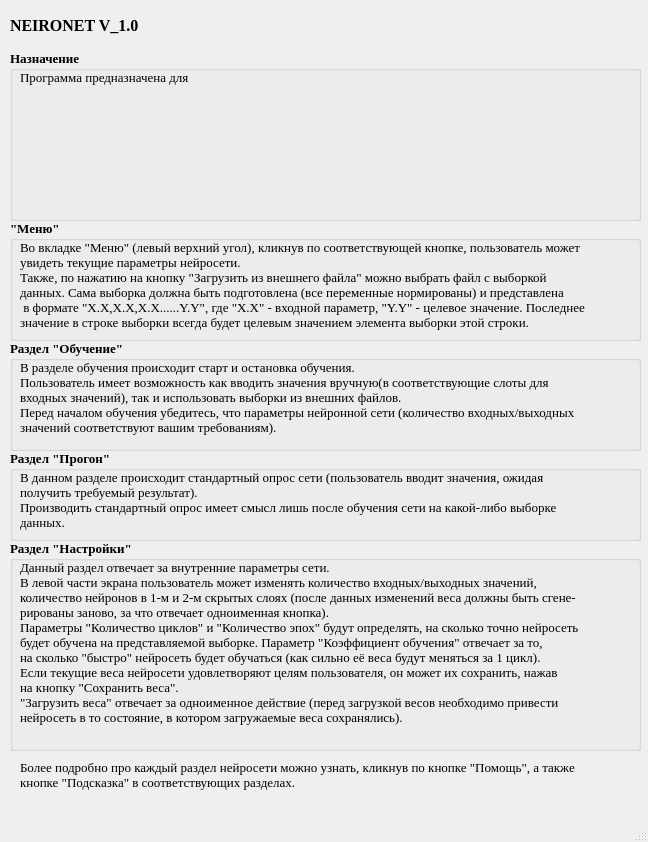
<?xml version="1.0" encoding="UTF-8"?>
<ui version="4.0">
 <class>MainWindow</class>
 <widget class="QMainWindow" name="MainWindow">
  <property name="geometry">
   <rect>
    <x>0</x>
    <y>0</y>
    <width>648</width>
    <height>842</height>
   </rect>
  </property>
  <property name="windowTitle">
   <string>О программе</string>
  </property>
  <property name="windowIcon">
   <iconset>
    <normaloff>resources/icon.png</normaloff>resources/icon.png</iconset>
  </property>
  <widget class="QWidget" name="centralwidget">
   <widget class="QGroupBox" name="groupBox">
    <property name="geometry">
     <rect>
      <x>10</x>
      <y>50</y>
      <width>631</width>
      <height>171</height>
     </rect>
    </property>
    <property name="font">
     <font>
      <family>Times New Roman</family>
      <pointsize>10</pointsize>
      <weight>75</weight>
      <bold>true</bold>
     </font>
    </property>
    <property name="title">
     <string>Назначение</string>
    </property>
    <widget class="QLabel" name="label">
     <property name="geometry">
      <rect>
       <x>10</x>
       <y>20</y>
       <width>611</width>
       <height>141</height>
      </rect>
     </property>
     <property name="font">
      <font>
       <weight>50</weight>
       <bold>false</bold>
      </font>
     </property>
     <property name="text">
      <string>Программа предназначена для </string>
     </property>
     <property name="alignment">
      <set>Qt::AlignLeading|Qt::AlignLeft|Qt::AlignTop</set>
     </property>
    </widget>
   </widget>
   <widget class="QLabel" name="label_2">
    <property name="geometry">
     <rect>
      <x>10</x>
      <y>0</y>
      <width>321</width>
      <height>51</height>
     </rect>
    </property>
    <property name="font">
     <font>
      <family>Times New Roman</family>
      <pointsize>12</pointsize>
      <weight>75</weight>
      <bold>true</bold>
     </font>
    </property>
    <property name="text">
     <string>NEIRONET V_1.0</string>
    </property>
   </widget>
   <widget class="QGroupBox" name="groupBox_2">
    <property name="geometry">
     <rect>
      <x>10</x>
      <y>340</y>
      <width>631</width>
      <height>111</height>
     </rect>
    </property>
    <property name="font">
     <font>
      <family>Times New Roman</family>
      <pointsize>10</pointsize>
      <weight>75</weight>
      <bold>true</bold>
     </font>
    </property>
    <property name="title">
     <string>Раздел &quot;Обучение&quot;</string>
    </property>
    <widget class="QLabel" name="label_3">
     <property name="geometry">
      <rect>
       <x>10</x>
       <y>20</y>
       <width>611</width>
       <height>81</height>
      </rect>
     </property>
     <property name="font">
      <font>
       <weight>50</weight>
       <bold>false</bold>
      </font>
     </property>
     <property name="text">
      <string>В разделе обучения происходит старт и остановка обучения.
Пользователь имеет возможность как вводить значения вручную(в соответствующие слоты для
входных значений), так и использовать выборки из внешних файлов.
Перед началом обучения убедитесь, что параметры нейронной сети (количество входных/выходных
значений соответствуют вашим требованиям).</string>
     </property>
     <property name="alignment">
      <set>Qt::AlignLeading|Qt::AlignLeft|Qt::AlignTop</set>
     </property>
    </widget>
   </widget>
   <widget class="QGroupBox" name="groupBox_3">
    <property name="geometry">
     <rect>
      <x>10</x>
      <y>220</y>
      <width>631</width>
      <height>121</height>
     </rect>
    </property>
    <property name="font">
     <font>
      <family>Times New Roman</family>
      <pointsize>10</pointsize>
      <weight>75</weight>
      <bold>true</bold>
     </font>
    </property>
    <property name="title">
     <string>&quot;Меню&quot;</string>
    </property>
    <widget class="QLabel" name="label_4">
     <property name="geometry">
      <rect>
       <x>10</x>
       <y>20</y>
       <width>611</width>
       <height>101</height>
      </rect>
     </property>
     <property name="font">
      <font>
       <weight>50</weight>
       <bold>false</bold>
      </font>
     </property>
     <property name="text">
      <string>Во вкладке &quot;Меню&quot; (левый верхний угол), кликнув по соответствующей кнопке, пользователь может
увидеть текущие параметры нейросети.
Также, по нажатию на кнопку &quot;Загрузить из внешнего файла&quot; можно выбрать файл с выборкой
данных. Сама выборка должна быть подготовлена (все переменные нормированы) и представлена
 в формате &quot;X.X,X.X,X.X......Y.Y&quot;, где &quot;X.X&quot; - входной параметр, &quot;Y.Y&quot; - целевое значение. Последнее
значение в строке выборки всегда будет целевым значением элемента выборки этой строки.
</string>
     </property>
     <property name="alignment">
      <set>Qt::AlignLeading|Qt::AlignLeft|Qt::AlignTop</set>
     </property>
    </widget>
   </widget>
   <widget class="QGroupBox" name="groupBox_4">
    <property name="geometry">
     <rect>
      <x>10</x>
      <y>450</y>
      <width>631</width>
      <height>91</height>
     </rect>
    </property>
    <property name="font">
     <font>
      <family>Times New Roman</family>
      <pointsize>10</pointsize>
      <weight>75</weight>
      <bold>true</bold>
     </font>
    </property>
    <property name="title">
     <string>Раздел &quot;Прогон&quot;</string>
    </property>
    <widget class="QLabel" name="label_5">
     <property name="geometry">
      <rect>
       <x>10</x>
       <y>20</y>
       <width>611</width>
       <height>71</height>
      </rect>
     </property>
     <property name="font">
      <font>
       <weight>50</weight>
       <bold>false</bold>
      </font>
     </property>
     <property name="text">
      <string>В данном разделе происходит стандартный опрос сети (пользователь вводит значения, ожидая
получить требуемый результат).
Производить стандартный опрос имеет смысл лишь после обучения сети на какой-либо выборке
данных.</string>
     </property>
     <property name="alignment">
      <set>Qt::AlignLeading|Qt::AlignLeft|Qt::AlignTop</set>
     </property>
    </widget>
   </widget>
   <widget class="QGroupBox" name="groupBox_5">
    <property name="geometry">
     <rect>
      <x>10</x>
      <y>540</y>
      <width>631</width>
      <height>211</height>
     </rect>
    </property>
    <property name="font">
     <font>
      <family>Times New Roman</family>
      <pointsize>10</pointsize>
      <weight>75</weight>
      <bold>true</bold>
     </font>
    </property>
    <property name="title">
     <string>Раздел &quot;Настройки&quot;</string>
    </property>
    <widget class="QLabel" name="label_6">
     <property name="geometry">
      <rect>
       <x>10</x>
       <y>20</y>
       <width>611</width>
       <height>181</height>
      </rect>
     </property>
     <property name="font">
      <font>
       <weight>50</weight>
       <bold>false</bold>
      </font>
     </property>
     <property name="text">
      <string>Данный раздел отвечает за внутренние параметры сети.
В левой части экрана пользователь может изменять количество входных/выходных значений,
количество нейронов в 1-м и 2-м скрытых слоях (после данных изменений веса должны быть сгене-
рированы заново, за что отвечает одноименная кнопка).
Параметры &quot;Количество циклов&quot; и &quot;Количество эпох&quot; будут определять, на сколько точно нейросеть
будет обучена на представляемой выборке. Параметр &quot;Коэффициент обучения&quot; отвечает за то,
на сколько &quot;быстро&quot; нейросеть будет обучаться (как сильно её веса будут меняться за 1 цикл).
Если текущие веса нейросети удовлетворяют целям пользователя, он может их сохранить, нажав
на кнопку &quot;Сохранить веса&quot;. 
&quot;Загрузить веса&quot; отвечает за одноименное действие (перед загрузкой весов необходимо привести
нейросеть в то состояние, в котором загружаемые веса сохранялись).</string>
     </property>
     <property name="alignment">
      <set>Qt::AlignLeading|Qt::AlignLeft|Qt::AlignTop</set>
     </property>
    </widget>
   </widget>
   <widget class="QLabel" name="label_7">
    <property name="geometry">
     <rect>
      <x>20</x>
      <y>760</y>
      <width>611</width>
      <height>41</height>
     </rect>
    </property>
    <property name="font">
     <font>
      <family>Times New Roman</family>
      <pointsize>10</pointsize>
     </font>
    </property>
    <property name="text">
     <string>Более подробно про каждый раздел нейросети можно узнать, кликнув по кнопке &quot;Помощь&quot;, а также 
кнопке &quot;Подсказка&quot; в соответствующих разделах.</string>
    </property>
    <property name="alignment">
     <set>Qt::AlignLeading|Qt::AlignLeft|Qt::AlignTop</set>
    </property>
   </widget>
  </widget>
  <widget class="QMenuBar" name="menubar">
   <property name="geometry">
    <rect>
     <x>0</x>
     <y>0</y>
     <width>648</width>
     <height>21</height>
    </rect>
   </property>
  </widget>
  <widget class="QStatusBar" name="statusbar"/>
 </widget>
 <resources/>
 <connections/>
</ui>
